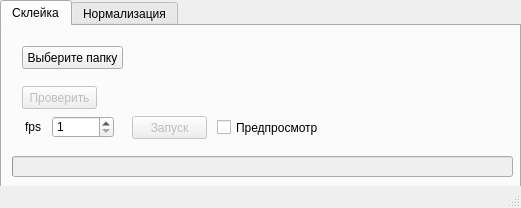
<?xml version="1.0" encoding="UTF-8"?>
<ui version="4.0">
 <class>MainWindow</class>
 <widget class="QMainWindow" name="MainWindow">
  <property name="geometry">
   <rect>
    <x>0</x>
    <y>0</y>
    <width>521</width>
    <height>208</height>
   </rect>
  </property>
  <property name="windowTitle">
   <string>MainWindow</string>
  </property>
  <property name="tabShape">
   <enum>QTabWidget::Rounded</enum>
  </property>
  <property name="dockNestingEnabled">
   <bool>false</bool>
  </property>
  <widget class="QWidget" name="centralwidget">
   <widget class="QTabWidget" name="tabWidget">
    <property name="geometry">
     <rect>
      <x>0</x>
      <y>0</y>
      <width>521</width>
      <height>191</height>
     </rect>
    </property>
    <property name="sizePolicy">
     <sizepolicy hsizetype="Expanding" vsizetype="Expanding">
      <horstretch>0</horstretch>
      <verstretch>0</verstretch>
     </sizepolicy>
    </property>
    <property name="tabShape">
     <enum>QTabWidget::Rounded</enum>
    </property>
    <property name="currentIndex">
     <number>0</number>
    </property>
    <widget class="QWidget" name="tab">
     <attribute name="title">
      <string>Склейка</string>
     </attribute>
     <widget class="QPushButton" name="selectFolder">
      <property name="geometry">
       <rect>
        <x>20</x>
        <y>20</y>
        <width>101</width>
        <height>23</height>
       </rect>
      </property>
      <property name="text">
       <string>Выберите папку</string>
      </property>
     </widget>
     <widget class="QLabel" name="label">
      <property name="geometry">
       <rect>
        <x>140</x>
        <y>20</y>
        <width>46</width>
        <height>21</height>
       </rect>
      </property>
      <property name="text">
       <string/>
      </property>
     </widget>
     <widget class="QPushButton" name="check">
      <property name="enabled">
       <bool>false</bool>
      </property>
      <property name="geometry">
       <rect>
        <x>20</x>
        <y>60</y>
        <width>75</width>
        <height>23</height>
       </rect>
      </property>
      <property name="text">
       <string>Проверить</string>
      </property>
     </widget>
     <widget class="QCheckBox" name="preview">
      <property name="enabled">
       <bool>true</bool>
      </property>
      <property name="geometry">
       <rect>
        <x>215</x>
        <y>93</y>
        <width>101</width>
        <height>17</height>
       </rect>
      </property>
      <property name="text">
       <string>Предпросмотр</string>
      </property>
     </widget>
     <widget class="QPushButton" name="run">
      <property name="enabled">
       <bool>false</bool>
      </property>
      <property name="geometry">
       <rect>
        <x>130</x>
        <y>90</y>
        <width>75</width>
        <height>23</height>
       </rect>
      </property>
      <property name="text">
       <string>Запуск</string>
      </property>
     </widget>
     <widget class="QDoubleSpinBox" name="fps">
      <property name="enabled">
       <bool>true</bool>
      </property>
      <property name="geometry">
       <rect>
        <x>50</x>
        <y>90</y>
        <width>62</width>
        <height>22</height>
       </rect>
      </property>
      <property name="decimals">
       <number>0</number>
      </property>
      <property name="minimum">
       <double>1.000000000000000</double>
      </property>
      <property name="maximum">
       <double>48.000000000000000</double>
      </property>
     </widget>
     <widget class="QLabel" name="label_2">
      <property name="geometry">
       <rect>
        <x>23</x>
        <y>93</y>
        <width>21</width>
        <height>16</height>
       </rect>
      </property>
      <property name="text">
       <string>fps</string>
      </property>
     </widget>
     <widget class="QProgressBar" name="progressBar">
      <property name="enabled">
       <bool>false</bool>
      </property>
      <property name="geometry">
       <rect>
        <x>10</x>
        <y>130</y>
        <width>501</width>
        <height>21</height>
       </rect>
      </property>
      <property name="value">
       <number>0</number>
      </property>
      <property name="textVisible">
       <bool>false</bool>
      </property>
     </widget>
    </widget>
    <widget class="QWidget" name="tab_2">
     <attribute name="title">
      <string>Нормализация</string>
     </attribute>
    </widget>
   </widget>
  </widget>
  <widget class="QStatusBar" name="statusbar"/>
 </widget>
 <resources/>
 <connections/>
 <designerdata>
  <property name="gridDeltaX">
   <number>10</number>
  </property>
  <property name="gridDeltaY">
   <number>10</number>
  </property>
  <property name="gridSnapX">
   <bool>true</bool>
  </property>
  <property name="gridSnapY">
   <bool>true</bool>
  </property>
  <property name="gridVisible">
   <bool>true</bool>
  </property>
 </designerdata>
 <slots>
  <slot>enableCheck()</slot>
 </slots>
</ui>
